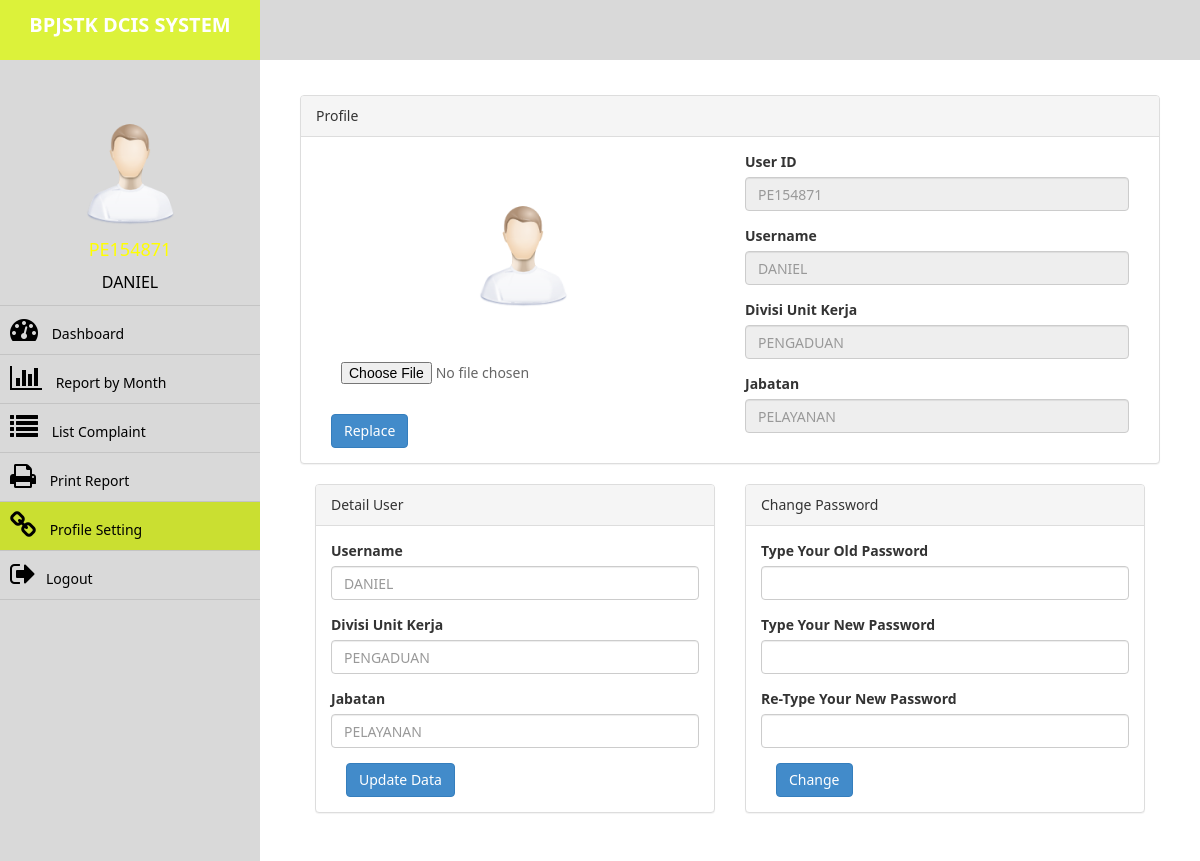
The page /profile.php (signed in) on the database its author committed.
### tables this page shows
CREATE TABLE `user` (
  `id` int(100) NOT NULL,
  `iduser` varchar(10) NOT NULL,
  `username` varchar(100) NOT NULL,
  `password` varchar(50) NOT NULL,
  `divisi` varchar(100) NOT NULL,
  `jabatan` varchar(100) NOT NULL,
  `image` varchar(50) NOT NULL,
  `lokasi` varchar(100) NOT NULL
);

### session.php (called while the page is built, shortened)
<?php
   include('config.php');
   $uid1 = $_SESSION['iduser'];
    $sqluser = "SELECT * FROM user WHERE iduser = '$uid1'";
    $resultuser = mysqli_query($db,$sqluser);
    $rowuser = mysqli_fetch_array($resultuser);
?>

### profile.php (the view, shortened to what this page needs)
<?php
   include('session.php');
?>
<!DOCTYPE html>
<html xmlns="http://www.w3.org/1999/xhtml">
<head>
    <link href="assets/css/bootstrap.css" rel="stylesheet" />
    <link href="assets/css/font-awesome.css" rel="stylesheet" />
    <link href="assets/js/morris/morris-0.4.3.min.css" rel="stylesheet" />
    <link href="assets/css/custom.css" rel="stylesheet" />
</head>
<body>
<?php
    $uid = $_SESSION['iduser'];
    $sql = "SELECT * FROM user WHERE iduser = '$uid'";
    $result = mysqli_query($db,$sql);
    $row = mysqli_fetch_array($result);
?>
    <div id="wrapper">
        <nav class="navbar navbar-default navbar-cls-top navbar-fixed-top" role="navigation" style="margin-bottom: 0;">
            <div class="navbar-header">
                <a class="navbar-brand" href="index.php">BPJSTK DCIS SYSTEM</a>
            </div>
        </nav>
            <nav class="navbar-default navbar-side" role="navigation">
                <div class="sidebar-collapse">
                    <ul class="nav" id="main-menu">
                    <li class="text-center">
                        <?php
                        $imageprofile=$rowuser['image'];
                        if($imageprofile==null){
                            echo '<img src="assets/img/find_user.png" class="user-image img-responsive"/>';
                        }
                        else{
                            echo '<img src="assets/img/user/profile/'.$_SESSION["iduser"].'/'.$imageprofile.'" class="user-image img-responsive"/>';
                        }
                        ?>
                        <h4 style="color: yellow; margin-top: -20px;"><?php echo $_SESSION["iduser"]; ?></h4>
                        <p style="color: black; margin-top: -20px;"><?php echo $_SESSION["username"]; ?></p>
                    </li>
                    <li>
                        <a  href="index.php"><i class="fa fa-dashboard fa-2x"></i> Dashboard</a>
                    </li>
                     <li>
                        <a  href="reportbymonth.php"><i class="fa fa-bar-chart fa-2x"></i> Report by Month</a>
                    </li>
                    <li>
                        <a   href="listcomplaint.php"><i class="fa fa-list fa-2x"></i> List Complaint</a>
                    </li>
                    <li  >
                        <a  href="printreport.php"><i class="fa fa-print fa-2x"></i> Print Report</a>
                    </li>
                    <li  >
                        <a class="active-menu" href="profile.php"><i class="fa fa-chain fa-2x"></i> Profile Setting</a>
                    </li>
                    <li>
                        <a href="logout.php" onclick="return logout()"><i class="fa fa-sign-out fa-2x"></i>Logout</a>
                    </li>
                    </ul>
            </div>
        </nav>
        <div id="page-wrapper" >
            <div id="page-inner">
                <div class="row">
                <div class="col-md-12">
                    <div class="panel panel-default">
                        <div class="panel-heading">
                             Profile
                        </div>
                        <div class="panel-body">
                            <div class="col-md-6 text-center">
                                <?php
                        $imageprofile=$rowuser['image'];
                        if($imageprofile==null){
                            echo '<img src="assets/img/find_user.png" class="user-image img-responsive"/>';
                        }
                        else{
                            echo '<img src="assets/img/user/profile/'.$_SESSION["iduser"].'/'.$imageprofile.'" class="user-image img-responsive img-profile-position"/>';
                        }
                        ?>
                                <br>
                                <div class="text-left">
                                    <form method="POST" action="replaceimage.php" enctype="multipart/form-data">
                                    <input  name="image" type="file" name="foto" id="foto"><br>
                                    <button type="submit" name="submit" class="btn btn-primary">Replace</button>
                                    </form>
                                </div>
                            </div>
                            <div class="col-md-6">
                            <form role="form">
                                            <fieldset disabled="disabled">
                                                <div class="form-group">
                                                   <label for="disabledSelect">User ID</label>
                                                  <input class="form-control" id="disabledInput" type="text" placeholder="<?php echo $row['iduser']; ?>" disabled />
                                                </div>
                                                <div class="form-group">
                                                   <label for="disabledSelect">Username</label>
                                                  <input class="form-control" id="disabledInput" type="text" placeholder="<?php echo $row['username']; ?>" disabled />
                                                </div>
                                                <div class="form-group">
                                                   <label for="disabledSelect">Divisi Unit Kerja</label>
                                                  <input class="form-control" id="disabledInput" type="text" placeholder="<?php echo $row['divisi']; ?>" disabled />
                                                </div>
                                                <div class="form-group">
                                                   <label for="disabledSelect">Jabatan</label>
                                                  <input class="form-control" id="disabledInput" type="text" placeholder="<?php echo $row['jabatan']; ?>" disabled />
                                                </div>
                                            </fieldset>
                                        </form>
                            </div>
                        </div>
                    </div>
                    <div class="col-md-6 col-sm-12 col-xs-12">
                        <div class="panel panel-default">
                            <div class="panel-heading">
                            Detail User
                            </div>
                        <div class="panel-body">
                        <form method="POST" action="updateuserdata.php" enctype="multipart/form-data">
                            <div class="form-group">
                            <label>Username</label>
                            <input class="form-control" name="username" placeholder="<?php echo $row['username']; ?>" />
                            </div>
                            <div class="form-group">
                            <label>Divisi Unit Kerja</label>
                            <input class="form-control" name="divisi" placeholder="<?php echo $row['divisi']; ?>" />
                            </div>
                            <div class="form-group">
                            <label>Jabatan</label>
                            <input class="form-control" name="jabatan" placeholder="<?php echo $row['jabatan']; ?>" />
                            </div>
                            <div class="col-md-6"><button type="submit" onclick="return confirmation()" name="submit" class="btn btn-primary">Update Data</button></div>
                        </form>
                        </div>
                        </div>
                    </div>
                    <div class="col-md-6 col-sm-12 col-xs-12">
                    <form method="POST" action="changepassword.php" enctype="multipart/form-data">
                        <div class="panel panel-default">
                            <div class="panel-heading">
                            Change Password
                            </div>
                        <div class="panel-body">
                            <div class="form-group">
                            <label>Type Your Old Password <span id="errorOldpass"></span></label>
                            <input name="old_password" id="old_password" type="Password" class="form-control"/>
                            </div>
                            <div class="form-group">
                            <label>Type Your New Password</label>
                            <input name="password" id="password" type="Password" onkeyup='check();' class="form-control"/>
                            </div>
                            <div class="form-group">
                            <label>Re-Type Your New Password</label>
                            <input name="confirm_password" id="confirm_password" type="Password" onkeyup='check();' class="form-control"/>
                            </div>
                            <div class="col-md-6"><button type="submit" name="submit" class="btn btn-primary">Change</button>&nbsp<span id='message'></span></div>
                        </div>
                        </div>
                    </form>
                    </div>
                </div>
            </div>
            </div>
        </div>
</body>
</html>

### assets/css/custom.css (style rules this page uses)
body { font-family: 'Segoe UI', sans-serif; }
#wrapper { width: 100%; background:#d9d9d9; }
#page-wrapper { padding: 15px 15px; min-height: 600px; background:#F3F3F3; height: 100%; }
#page-wrapper { padding: 15px 15px; min-height: 600px; background:white; height: 100%; }
#page-inner { width:100%; margin:10px 20px 10px 0px; background-color:#fff!important; padding:10px; min-height:1200px; }
.text-center { text-align:center; }
h4 { padding-top:10px; }
p { font-size:16px; line-height:25px; padding-top:20px; }
.user-image { padding-top: 25px; margin: 25px auto; -webkit-border-radius: 10px; -moz-border-radius: 10px; border-radius: 10px; max-height:130px; max-width:130px; }
.navbar-cls-top .navbar-brand { color: #fff; background: #cadf31; width: 260px; text-align: center; height: 60px; font-size: 20px; font-weight: 700; }
.active-menu { background-color:#cadf31!important; }
.sidebar-collapse , .sidebar-collapse .nav { background:none; }
.sidebar-collapse .nav { padding:0; }
.sidebar-collapse .nav > li > a { color:#000; background:#d9d9d9; text-shadow:none; }
.sidebar-collapse > .nav > li > a { padding:10px 10px; }
.sidebar-collapse > .nav > li { border-bottom: 1px solid rgba(107, 108, 109, 0.19); }
.navbar-side { border:none; background-color: #d9d9d9; padding-top: 10px; }
.navbar-cls-top { background:#d9d9d9; border-bottom:none; }
.navbar-default { border:0px solid black; }
.nav > li > a > i { margin-right:10px; }
@media (min-width:768px) { #page-wrapper { margin: 0 0 0 260px; padding: 15px 30px; min-height: 1200px; margin-top: 60px; } }
@media (min-width:768px) { .navbar-side { z-index: 1; position: fixed; width: 260px; } }
@media (min-width:768px) { .navbar { border-radius: 0px; } }
input { padding: 10px 10px; font-weight: 300; width: 80%; border: none; outline: none; font-size: 14px; color: #666; }

### rows shown on the page
user: iduser "PE154871", username "DANIEL", divisi "PENGADUAN", jabatan "PELAYANAN"

### other values the page prints
$_SESSION["username"] "DANIEL"
